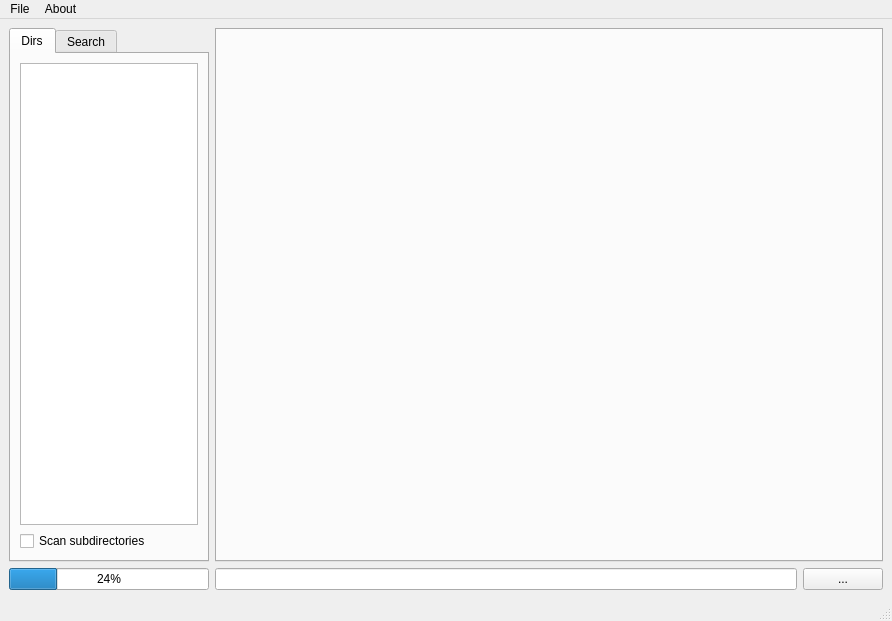
<?xml version="1.0" encoding="UTF-8"?>
<ui version="4.0">
 <class>MainWindow</class>
 <widget class="QMainWindow" name="MainWindow">
  <property name="geometry">
   <rect>
    <x>0</x>
    <y>0</y>
    <width>892</width>
    <height>621</height>
   </rect>
  </property>
  <property name="windowTitle">
   <string>MainWindow</string>
  </property>
  <widget class="QWidget" name="centralwidget">
   <layout class="QGridLayout" name="gridLayout">
    <item row="1" column="1">
     <widget class="QLineEdit" name="lineEditInfo">
      <property name="readOnly">
       <bool>true</bool>
      </property>
     </widget>
    </item>
    <item row="1" column="2">
     <widget class="QPushButton" name="pushButtonInfo">
      <property name="text">
       <string>...</string>
      </property>
     </widget>
    </item>
    <item row="0" column="0">
     <widget class="QTabWidget" name="tabWidgetNav">
      <property name="minimumSize">
       <size>
        <width>200</width>
        <height>200</height>
       </size>
      </property>
      <property name="maximumSize">
       <size>
        <width>200</width>
        <height>16777215</height>
       </size>
      </property>
      <property name="tabPosition">
       <enum>QTabWidget::North</enum>
      </property>
      <property name="tabShape">
       <enum>QTabWidget::Rounded</enum>
      </property>
      <property name="currentIndex">
       <number>0</number>
      </property>
      <property name="usesScrollButtons">
       <bool>false</bool>
      </property>
      <widget class="QWidget" name="tabDirs">
       <attribute name="title">
        <string>Dirs</string>
       </attribute>
       <layout class="QGridLayout" name="gridLayout_2">
        <item row="0" column="0">
         <widget class="QListWidget" name="listWidgetDirs"/>
        </item>
        <item row="1" column="0">
         <widget class="QCheckBox" name="checkBoxScanSubdirs">
          <property name="text">
           <string>Scan subdirectories</string>
          </property>
         </widget>
        </item>
       </layout>
      </widget>
      <widget class="QWidget" name="tabSearch">
       <attribute name="title">
        <string>Search</string>
       </attribute>
      </widget>
     </widget>
    </item>
    <item row="0" column="1" colspan="2">
     <widget class="QTabWidget" name="tabWidget">
      <property name="currentIndex">
       <number>-1</number>
      </property>
      <property name="usesScrollButtons">
       <bool>false</bool>
      </property>
      <property name="tabsClosable">
       <bool>true</bool>
      </property>
      <property name="movable">
       <bool>true</bool>
      </property>
     </widget>
    </item>
    <item row="1" column="0">
     <widget class="QProgressBar" name="progressBar">
      <property name="maximumSize">
       <size>
        <width>200</width>
        <height>16777215</height>
       </size>
      </property>
      <property name="value">
       <number>24</number>
      </property>
     </widget>
    </item>
   </layout>
  </widget>
  <widget class="QStatusBar" name="statusbar">
   <property name="enabled">
    <bool>true</bool>
   </property>
  </widget>
  <widget class="QMenuBar" name="menubar">
   <property name="geometry">
    <rect>
     <x>0</x>
     <y>0</y>
     <width>892</width>
     <height>22</height>
    </rect>
   </property>
   <widget class="QMenu" name="menuFile">
    <property name="title">
     <string>File</string>
    </property>
    <addaction name="actionChangeDir"/>
    <addaction name="actionPreferences"/>
   </widget>
   <widget class="QMenu" name="menuAbout">
    <property name="title">
     <string>About</string>
    </property>
    <addaction name="actionAbout_this_app"/>
   </widget>
   <addaction name="menuFile"/>
   <addaction name="menuAbout"/>
  </widget>
  <action name="actionChangeDir">
   <property name="text">
    <string>Change directory</string>
   </property>
   <property name="iconText">
    <string>Change directory</string>
   </property>
   <property name="toolTip">
    <string>Change directory</string>
   </property>
   <property name="statusTip">
    <string>Change directory</string>
   </property>
   <property name="shortcut">
    <string>Ctrl+C</string>
   </property>
  </action>
  <action name="actionPreferences">
   <property name="text">
    <string>Preferences</string>
   </property>
  </action>
  <action name="actionAbout_this_app">
   <property name="text">
    <string>About this app</string>
   </property>
  </action>
 </widget>
 <resources/>
 <connections/>
</ui>
